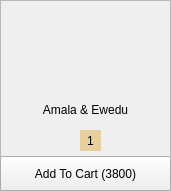
      <widget class="QFrame" name="frame_36">
       <property name="geometry">
        <rect>
         <x>130</x>
         <y>250</y>
         <width>171</width>
         <height>191</height>
        </rect>
       </property>
       <property name="frameShape">
        <enum>QFrame::StyledPanel</enum>
       </property>
       <property name="frameShadow">
        <enum>QFrame::Raised</enum>
       </property>
       <widget class="QLabel" name="label_68">
        <property name="geometry">
         <rect>
          <x>30</x>
          <y>10</y>
          <width>111</width>
          <height>91</height>
         </rect>
        </property>
        <property name="text">
         <string/>
        </property>
        <property name="pixmap">
         <pixmap resource="../icons/place.qrc">:/Assets/1086c733-3e72-4294-a150-a005a9ead753.jpg</pixmap>
        </property>
        <property name="scaledContents">
         <bool>true</bool>
        </property>
       </widget>
       <widget class="QLabel" name="label_69">
        <property name="geometry">
         <rect>
          <x>25</x>
          <y>100</y>
          <width>121</width>
          <height>20</height>
         </rect>
        </property>
        <property name="styleSheet">
         <string notr="true">background-color: transparent;
padding-bottom: -3;
border: 0;
font: 11pt &quot;Agency FB&quot;;</string>
        </property>
        <property name="text">
         <string>Amala &amp; Ewedu</string>
        </property>
        <property name="alignment">
         <set>Qt::AlignCenter</set>
        </property>
        <property name="wordWrap">
         <bool>true</bool>
        </property>
       </widget>
       <widget class="QPushButton" name="amalaminus">
        <property name="geometry">
         <rect>
          <x>60</x>
          <y>130</y>
          <width>21</width>
          <height>23</height>
         </rect>
        </property>
        <property name="styleSheet">
         <string notr="true">QPushButton{
border: 0;}
QPushButton:hover{
padding-left: -2px;
}
QPushButton:pressed{
padding-left: -5px;
}</string>
        </property>
        <property name="text">
         <string/>
        </property>
        <property name="icon">
         <iconset resource="../icons/place.qrc">
          <normaloff>:/Assets/minus-hexagon.png</normaloff>:/Assets/minus-hexagon.png</iconset>
        </property>
        <property name="iconSize">
         <size>
          <width>20</width>
          <height>20</height>
         </size>
        </property>
       </widget>
       <widget class="QPushButton" name="amalaplus">
        <property name="geometry">
         <rect>
          <x>100</x>
          <y>130</y>
          <width>21</width>
          <height>23</height>
         </rect>
        </property>
        <property name="styleSheet">
         <string notr="true">QPushButton{
border: 0;}
QPushButton:hover{
padding-left: 2px;
}
QPushButton:pressed{
padding-left: 5px;
}</string>
        </property>
        <property name="text">
         <string/>
        </property>
        <property name="icon">
         <iconset resource="../icons/place.qrc">
          <normaloff>:/Assets/plus-hexagon.png</normaloff>:/Assets/plus-hexagon.png</iconset>
        </property>
        <property name="iconSize">
         <size>
          <width>20</width>
          <height>20</height>
         </size>
        </property>
       </widget>
       <widget class="QLabel" name="amala_label">
        <property name="geometry">
         <rect>
          <x>80</x>
          <y>130</y>
          <width>21</width>
          <height>21</height>
         </rect>
        </property>
        <property name="styleSheet">
         <string notr="true">border: 0;
background-color: rgb(232, 208, 158)</string>
        </property>
        <property name="text">
         <string>1</string>
        </property>
        <property name="alignment">
         <set>Qt::AlignCenter</set>
        </property>
       </widget>
       <widget class="QPushButton" name="amalacart">
        <property name="geometry">
         <rect>
          <x>0</x>
          <y>156</y>
          <width>171</width>
          <height>35</height>
         </rect>
        </property>
        <property name="styleSheet">
         <string notr="true">QPushButton{
font: 11pt &quot;Agency FB&quot;;}
QPushButton:hover{
background-color: rgb(0, 0, 0);
color: rgb(255, 255, 255)
}</string>
        </property>
        <property name="text">
         <string>Add To Cart (3800)</string>
        </property>
       </widget>
      </widget>
